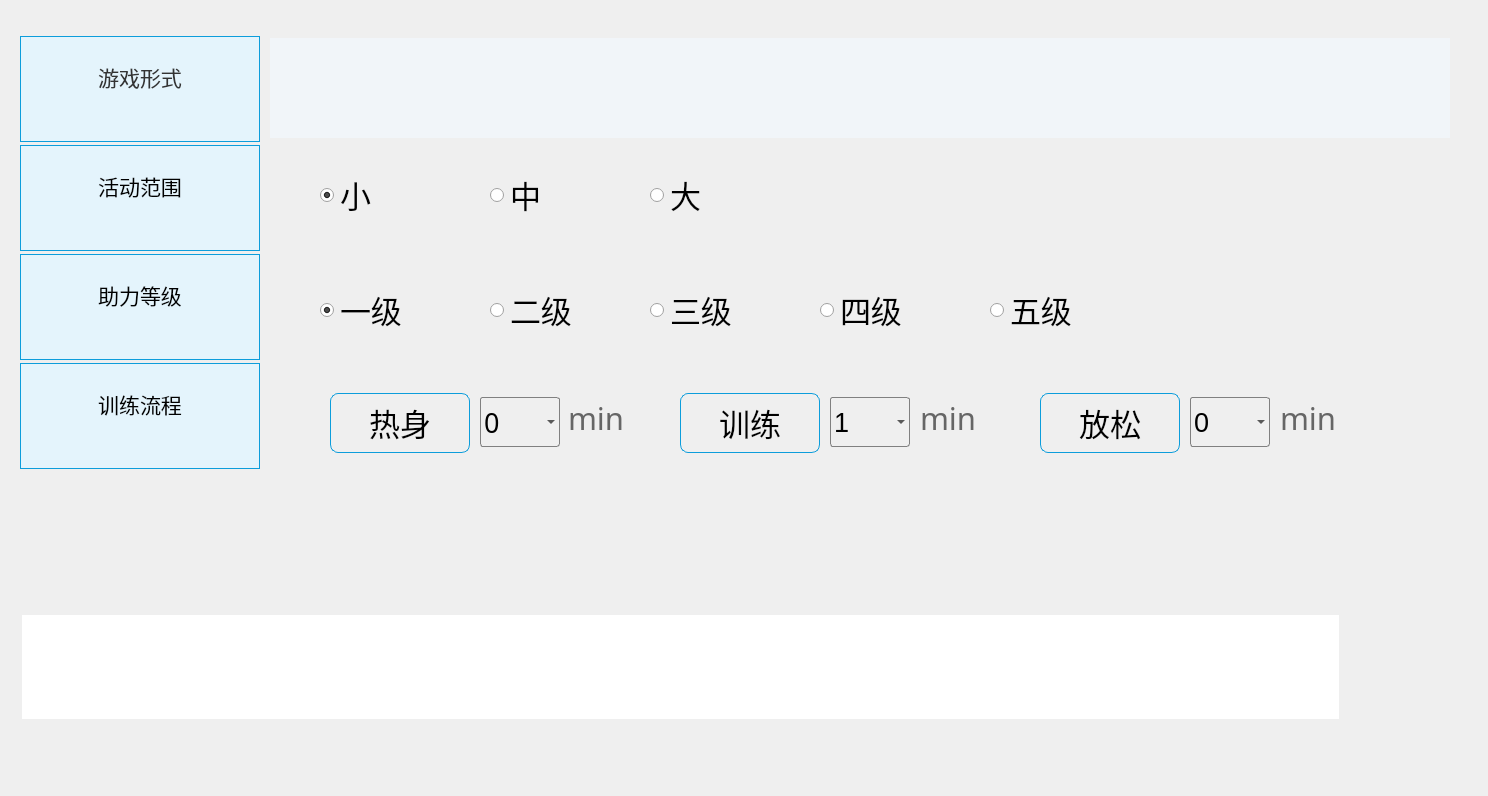
<?xml version="1.0" encoding="UTF-8"?>
<ui version="4.0">
 <class>CBoostTrain</class>
 <widget class="QWidget" name="CBoostTrain">
  <property name="geometry">
   <rect>
    <x>0</x>
    <y>0</y>
    <width>1488</width>
    <height>796</height>
   </rect>
  </property>
  <property name="windowTitle">
   <string>Form</string>
  </property>
  <widget class="QGroupBox" name="groupBox_7">
   <property name="geometry">
    <rect>
     <x>0</x>
     <y>0</y>
     <width>1512</width>
     <height>742</height>
    </rect>
   </property>
   <property name="styleSheet">
    <string notr="true">#groupBox_7{border:none;}</string>
   </property>
   <property name="title">
    <string/>
   </property>
   <widget class="QGroupBox" name="gameForm_GroupBox">
    <property name="geometry">
     <rect>
      <x>20</x>
      <y>36</y>
      <width>1481</width>
      <height>108</height>
     </rect>
    </property>
    <property name="styleSheet">
     <string notr="true">border:none;</string>
    </property>
    <property name="title">
     <string/>
    </property>
    <widget class="QLabel" name="label">
     <property name="geometry">
      <rect>
       <x>0</x>
       <y>0</y>
       <width>240</width>
       <height>106</height>
      </rect>
     </property>
     <property name="font">
      <font>
       <family>黑体</family>
       <pointsize>20</pointsize>
      </font>
     </property>
     <property name="styleSheet">
      <string notr="true">background: #E4F4FC;
border: 1px solid #0D9DDB;
color:#333333;</string>
     </property>
     <property name="text">
      <string>&lt;html&gt;&lt;head/&gt;&lt;body&gt;&lt;p&gt;&lt;img src=&quot;:/new/prefix1/release/source/image/game/gameForm.png&quot;/&gt;&lt;span style=&quot; font-size:24pt; vertical-align:super;&quot;&gt;游戏形式&lt;/span&gt;&lt;/p&gt;&lt;/body&gt;&lt;/html&gt;</string>
     </property>
     <property name="alignment">
      <set>Qt::AlignCenter</set>
     </property>
    </widget>
    <widget class="QListWidget" name="gameType_ListWidget">
     <property name="geometry">
      <rect>
       <x>250</x>
       <y>2</y>
       <width>1180</width>
       <height>100</height>
      </rect>
     </property>
     <property name="styleSheet">
      <string notr="true">background: #F1F5F9;</string>
     </property>
    </widget>
   </widget>
   <widget class="QGroupBox" name="scorp_GroupBox">
    <property name="geometry">
     <rect>
      <x>20</x>
      <y>145</y>
      <width>1481</width>
      <height>108</height>
     </rect>
    </property>
    <property name="styleSheet">
     <string notr="true">border:none;</string>
    </property>
    <property name="title">
     <string/>
    </property>
    <widget class="QLabel" name="label_3">
     <property name="geometry">
      <rect>
       <x>0</x>
       <y>0</y>
       <width>240</width>
       <height>106</height>
      </rect>
     </property>
     <property name="font">
      <font>
       <family>黑体</family>
       <pointsize>15</pointsize>
      </font>
     </property>
     <property name="styleSheet">
      <string notr="true">background: #E4F4FC;
border: 1px solid #0D9DDB;</string>
     </property>
     <property name="text">
      <string>&lt;html&gt;&lt;head/&gt;&lt;body&gt;&lt;p&gt;&lt;img src=&quot;:/new/prefix1/release/source/image/game/gameScorp.png&quot;/&gt;&lt;span style=&quot; font-size:24pt; vertical-align:super;&quot;&gt;活动范围&lt;/span&gt;&lt;/p&gt;&lt;/body&gt;&lt;/html&gt;</string>
     </property>
     <property name="alignment">
      <set>Qt::AlignCenter</set>
     </property>
    </widget>
    <widget class="QRadioButton" name="big_radioButton">
     <property name="geometry">
      <rect>
       <x>630</x>
       <y>30</y>
       <width>80</width>
       <height>40</height>
      </rect>
     </property>
     <property name="font">
      <font>
       <family>黑体</family>
       <pointsize>23</pointsize>
      </font>
     </property>
     <property name="styleSheet">
      <string notr="true">QRadioButton::indicator::unchecked {width: 32px;height: 18px;image:url(&quot;:/new/prefix1/release/source/image/track/radio.png&quot;);position:relative;left: 0px;right: 5px;top: 2px;bottom:4px;}
QRadioButton::indicator::checked {width: 32px;height: 18px;image:url(&quot;:/new/prefix1/release/source/image/track/radioChecked.png&quot;);position:relative;left: 0px;right: 5px;top: 2px;bottom:4px;}</string>
     </property>
     <property name="text">
      <string>大</string>
     </property>
    </widget>
    <widget class="QRadioButton" name="small_RadioButton">
     <property name="geometry">
      <rect>
       <x>300</x>
       <y>30</y>
       <width>80</width>
       <height>40</height>
      </rect>
     </property>
     <property name="font">
      <font>
       <family>黑体</family>
       <pointsize>23</pointsize>
      </font>
     </property>
     <property name="styleSheet">
      <string notr="true">QRadioButton::indicator::unchecked {width: 32px;height: 18px;image:url(&quot;:/new/prefix1/release/source/image/track/radio.png&quot;);position:relative;left: 0px;right: 5px;top: 2px;bottom:4px;}
QRadioButton::indicator::checked {width: 32px;height: 18px;image:url(&quot;:/new/prefix1/release/source/image/track/radioChecked.png&quot;);position:relative;left: 0px;right: 5px;top: 2px;bottom:4px;}</string>
     </property>
     <property name="text">
      <string>小</string>
     </property>
     <property name="checked">
      <bool>true</bool>
     </property>
    </widget>
    <widget class="QRadioButton" name="median_RadioButton">
     <property name="geometry">
      <rect>
       <x>470</x>
       <y>30</y>
       <width>80</width>
       <height>40</height>
      </rect>
     </property>
     <property name="font">
      <font>
       <family>黑体</family>
       <pointsize>23</pointsize>
      </font>
     </property>
     <property name="styleSheet">
      <string notr="true">QRadioButton::indicator::unchecked {width: 32px;height: 18px;image:url(&quot;:/new/prefix1/release/source/image/track/radio.png&quot;);position:relative;left: 0px;right: 5px;top: 2px;bottom:4px;}
QRadioButton::indicator::checked {width: 32px;height: 18px;image:url(&quot;:/new/prefix1/release/source/image/track/radioChecked.png&quot;);position:relative;left: 0px;right: 5px;top: 2px;bottom:4px;}</string>
     </property>
     <property name="text">
      <string>中</string>
     </property>
    </widget>
   </widget>
   <widget class="QGroupBox" name="trainSpeed_GroupBox">
    <property name="geometry">
     <rect>
      <x>20</x>
      <y>254</y>
      <width>1481</width>
      <height>108</height>
     </rect>
    </property>
    <property name="styleSheet">
     <string notr="true">border:none;</string>
    </property>
    <property name="title">
     <string/>
    </property>
    <widget class="QLabel" name="label_4">
     <property name="geometry">
      <rect>
       <x>0</x>
       <y>0</y>
       <width>240</width>
       <height>106</height>
      </rect>
     </property>
     <property name="font">
      <font>
       <family>黑体</family>
       <pointsize>15</pointsize>
      </font>
     </property>
     <property name="styleSheet">
      <string notr="true">background: #E4F4FC;
border: 1px solid #0D9DDB;</string>
     </property>
     <property name="text">
      <string>&lt;html&gt;&lt;head/&gt;&lt;body&gt;&lt;p&gt;&lt;img src=&quot;:/new/prefix1/release/source/image/game/boostLevel.png&quot;/&gt;&lt;span style=&quot; font-size:24pt; vertical-align:super;&quot;&gt;助力等级&lt;/span&gt;&lt;/p&gt;&lt;/body&gt;&lt;/html&gt;</string>
     </property>
     <property name="alignment">
      <set>Qt::AlignCenter</set>
     </property>
    </widget>
    <widget class="QRadioButton" name="level3_RadioButton">
     <property name="geometry">
      <rect>
       <x>630</x>
       <y>36</y>
       <width>111</width>
       <height>40</height>
      </rect>
     </property>
     <property name="font">
      <font>
       <family>黑体</family>
       <pointsize>23</pointsize>
      </font>
     </property>
     <property name="styleSheet">
      <string notr="true">QRadioButton::indicator::unchecked {width: 32px;height: 18px;image:url(&quot;:/new/prefix1/release/source/image/track/radio.png&quot;);position:relative;left: 0px;right: 5px;top: 2px;bottom:4px;}
QRadioButton::indicator::checked {width: 32px;height: 18px;image:url(&quot;:/new/prefix1/release/source/image/track/radioChecked.png&quot;);position:relative;left: 0px;right: 5px;top: 2px;bottom:4px;}</string>
     </property>
     <property name="text">
      <string>三级</string>
     </property>
    </widget>
    <widget class="QRadioButton" name="level1_RadioButton">
     <property name="geometry">
      <rect>
       <x>300</x>
       <y>36</y>
       <width>121</width>
       <height>40</height>
      </rect>
     </property>
     <property name="font">
      <font>
       <family>黑体</family>
       <pointsize>23</pointsize>
      </font>
     </property>
     <property name="styleSheet">
      <string notr="true">QRadioButton::indicator::unchecked {width: 32px;height: 18px;image:url(&quot;:/new/prefix1/release/source/image/track/radio.png&quot;);position:relative;left: 0px;right: 5px;top: 2px;bottom:4px;}
QRadioButton::indicator::checked {width: 32px;height: 18px;image:url(&quot;:/new/prefix1/release/source/image/track/radioChecked.png&quot;);position:relative;left: 0px;right: 5px;top: 2px;bottom:4px;}</string>
     </property>
     <property name="text">
      <string>一级</string>
     </property>
     <property name="checked">
      <bool>true</bool>
     </property>
    </widget>
    <widget class="QRadioButton" name="level2_RadioButton">
     <property name="geometry">
      <rect>
       <x>470</x>
       <y>36</y>
       <width>111</width>
       <height>40</height>
      </rect>
     </property>
     <property name="font">
      <font>
       <family>黑体</family>
       <pointsize>23</pointsize>
      </font>
     </property>
     <property name="styleSheet">
      <string notr="true">QRadioButton::indicator::unchecked {width: 32px;height: 18px;image:url(&quot;:/new/prefix1/release/source/image/track/radio.png&quot;);position:relative;left: 0px;right: 5px;top: 2px;bottom:4px;}
QRadioButton::indicator::checked {width: 32px;height: 18px;image:url(&quot;:/new/prefix1/release/source/image/track/radioChecked.png&quot;);position:relative;left: 0px;right: 5px;top: 2px;bottom:4px;}</string>
     </property>
     <property name="text">
      <string>二级</string>
     </property>
    </widget>
    <widget class="QRadioButton" name="level4_RadioButton">
     <property name="geometry">
      <rect>
       <x>800</x>
       <y>36</y>
       <width>111</width>
       <height>40</height>
      </rect>
     </property>
     <property name="font">
      <font>
       <family>黑体</family>
       <pointsize>23</pointsize>
      </font>
     </property>
     <property name="styleSheet">
      <string notr="true">QRadioButton::indicator::unchecked {width: 32px;height: 18px;image:url(&quot;:/new/prefix1/release/source/image/track/radio.png&quot;);position:relative;left: 0px;right: 5px;top: 2px;bottom:4px;}
QRadioButton::indicator::checked {width: 32px;height: 18px;image:url(&quot;:/new/prefix1/release/source/image/track/radioChecked.png&quot;);position:relative;left: 0px;right: 5px;top: 2px;bottom:4px;}</string>
     </property>
     <property name="text">
      <string>四级</string>
     </property>
    </widget>
    <widget class="QRadioButton" name="level5_RadioButton">
     <property name="geometry">
      <rect>
       <x>970</x>
       <y>36</y>
       <width>111</width>
       <height>40</height>
      </rect>
     </property>
     <property name="font">
      <font>
       <family>黑体</family>
       <pointsize>23</pointsize>
      </font>
     </property>
     <property name="styleSheet">
      <string notr="true">QRadioButton::indicator::unchecked {width: 32px;height: 18px;image:url(&quot;:/new/prefix1/release/source/image/track/radio.png&quot;);position:relative;left: 0px;right: 5px;top: 2px;bottom:4px;}
QRadioButton::indicator::checked {width: 32px;height: 18px;image:url(&quot;:/new/prefix1/release/source/image/track/radioChecked.png&quot;);position:relative;left: 0px;right: 5px;top: 2px;bottom:4px;}</string>
     </property>
     <property name="text">
      <string>五级</string>
     </property>
    </widget>
   </widget>
   <widget class="QGroupBox" name="process_GroupBox">
    <property name="geometry">
     <rect>
      <x>20</x>
      <y>363</y>
      <width>1481</width>
      <height>108</height>
     </rect>
    </property>
    <property name="styleSheet">
     <string notr="true">#process_GroupBox{border:none;}</string>
    </property>
    <property name="title">
     <string/>
    </property>
    <widget class="QLabel" name="label_6">
     <property name="geometry">
      <rect>
       <x>0</x>
       <y>0</y>
       <width>240</width>
       <height>106</height>
      </rect>
     </property>
     <property name="font">
      <font>
       <family>黑体</family>
       <pointsize>15</pointsize>
      </font>
     </property>
     <property name="styleSheet">
      <string notr="true">background: #E4F4FC;
border: 1px solid #0D9DDB;</string>
     </property>
     <property name="text">
      <string>&lt;html&gt;&lt;head/&gt;&lt;body&gt;&lt;p&gt;&lt;img src=&quot;:/new/prefix1/release/source/image/game/gameProcess.png&quot;/&gt;&lt;span style=&quot; font-size:24pt; vertical-align:super;&quot;&gt;训练流程&lt;/span&gt;&lt;/p&gt;&lt;/body&gt;&lt;/html&gt;</string>
     </property>
     <property name="alignment">
      <set>Qt::AlignCenter</set>
     </property>
    </widget>
    <widget class="QLabel" name="label_7">
     <property name="geometry">
      <rect>
       <x>310</x>
       <y>30</y>
       <width>140</width>
       <height>60</height>
      </rect>
     </property>
     <property name="font">
      <font>
       <family>黑体</family>
       <pointsize>23</pointsize>
      </font>
     </property>
     <property name="styleSheet">
      <string notr="true">border-radius: 8px;
border: 1px solid #0D9DDB;</string>
     </property>
     <property name="text">
      <string>热身</string>
     </property>
     <property name="alignment">
      <set>Qt::AlignCenter</set>
     </property>
    </widget>
    <widget class="QComboBox" name="warmUp_ComboBox">
     <property name="enabled">
      <bool>false</bool>
     </property>
     <property name="geometry">
      <rect>
       <x>460</x>
       <y>34</y>
       <width>80</width>
       <height>50</height>
      </rect>
     </property>
     <property name="font">
      <font>
       <family>Microsoft YaHei</family>
       <pointsize>20</pointsize>
       <weight>50</weight>
       <italic>false</italic>
       <bold>false</bold>
      </font>
     </property>
     <property name="layoutDirection">
      <enum>Qt::LeftToRight</enum>
     </property>
     <property name="styleSheet">
      <string notr="true">QComboBox {
    border: 1px solid gray;   /* 边框 */
    border-radius: 3px;   /* 圆角 */
    padding: 1px 18px 1px 3px;   /* 字体填衬 */
    color: #000;
    background: transparent;
}</string>
     </property>
     <item>
      <property name="text">
       <string>0</string>
      </property>
     </item>
     <item>
      <property name="text">
       <string>2</string>
      </property>
     </item>
     <item>
      <property name="text">
       <string>5</string>
      </property>
     </item>
     <item>
      <property name="text">
       <string>10</string>
      </property>
     </item>
    </widget>
    <widget class="QLabel" name="label_10">
     <property name="geometry">
      <rect>
       <x>660</x>
       <y>30</y>
       <width>140</width>
       <height>60</height>
      </rect>
     </property>
     <property name="font">
      <font>
       <family>黑体</family>
       <pointsize>23</pointsize>
      </font>
     </property>
     <property name="styleSheet">
      <string notr="true">border-radius: 8px;
border: 1px solid #0D9DDB;</string>
     </property>
     <property name="text">
      <string>训练</string>
     </property>
     <property name="alignment">
      <set>Qt::AlignCenter</set>
     </property>
    </widget>
    <widget class="QComboBox" name="train_ComboBox">
     <property name="geometry">
      <rect>
       <x>810</x>
       <y>34</y>
       <width>80</width>
       <height>50</height>
      </rect>
     </property>
     <property name="font">
      <font>
       <pointsize>20</pointsize>
      </font>
     </property>
     <property name="styleSheet">
      <string notr="true">QComboBox {
    border: 1px solid gray;   /* 边框 */
    border-radius: 3px;   /* 圆角 */
    padding: 1px 18px 1px 3px;   /* 字体填衬 */
    color: #000;
    background: transparent;
}</string>
     </property>
     <item>
      <property name="text">
       <string>1</string>
      </property>
     </item>
     <item>
      <property name="text">
       <string>5</string>
      </property>
     </item>
     <item>
      <property name="text">
       <string>10</string>
      </property>
     </item>
     <item>
      <property name="text">
       <string>15</string>
      </property>
     </item>
     <item>
      <property name="text">
       <string>20</string>
      </property>
     </item>
     <item>
      <property name="text">
       <string>30</string>
      </property>
     </item>
    </widget>
    <widget class="QLabel" name="label_12">
     <property name="geometry">
      <rect>
       <x>1020</x>
       <y>30</y>
       <width>140</width>
       <height>60</height>
      </rect>
     </property>
     <property name="font">
      <font>
       <family>黑体</family>
       <pointsize>23</pointsize>
      </font>
     </property>
     <property name="styleSheet">
      <string notr="true">border-radius: 8px;
border: 1px solid #0D9DDB;</string>
     </property>
     <property name="text">
      <string>放松</string>
     </property>
     <property name="alignment">
      <set>Qt::AlignCenter</set>
     </property>
    </widget>
    <widget class="QComboBox" name="relax_ComboBox">
     <property name="enabled">
      <bool>false</bool>
     </property>
     <property name="geometry">
      <rect>
       <x>1170</x>
       <y>34</y>
       <width>80</width>
       <height>50</height>
      </rect>
     </property>
     <property name="font">
      <font>
       <pointsize>20</pointsize>
      </font>
     </property>
     <property name="styleSheet">
      <string notr="true">QComboBox {
    border: 1px solid gray;   /* 边框 */
    border-radius: 3px;   /* 圆角 */
    padding: 1px 18px 1px 3px;   /* 字体填衬 */
    color: #000;
    background: transparent;
}</string>
     </property>
     <item>
      <property name="text">
       <string>0</string>
      </property>
     </item>
     <item>
      <property name="text">
       <string>3</string>
      </property>
     </item>
     <item>
      <property name="text">
       <string>5</string>
      </property>
     </item>
    </widget>
    <widget class="QLabel" name="label_8">
     <property name="geometry">
      <rect>
       <x>548</x>
       <y>40</y>
       <width>61</width>
       <height>30</height>
      </rect>
     </property>
     <property name="font">
      <font>
       <family>黑体</family>
       <pointsize>23</pointsize>
      </font>
     </property>
     <property name="styleSheet">
      <string notr="true">color: #666666;</string>
     </property>
     <property name="text">
      <string>min</string>
     </property>
    </widget>
    <widget class="QLabel" name="label_13">
     <property name="geometry">
      <rect>
       <x>900</x>
       <y>40</y>
       <width>61</width>
       <height>30</height>
      </rect>
     </property>
     <property name="font">
      <font>
       <family>黑体</family>
       <pointsize>23</pointsize>
      </font>
     </property>
     <property name="styleSheet">
      <string notr="true">color: #666666;</string>
     </property>
     <property name="text">
      <string>min</string>
     </property>
    </widget>
    <widget class="QLabel" name="label_9">
     <property name="geometry">
      <rect>
       <x>1260</x>
       <y>40</y>
       <width>61</width>
       <height>30</height>
      </rect>
     </property>
     <property name="font">
      <font>
       <family>黑体</family>
       <pointsize>23</pointsize>
      </font>
     </property>
     <property name="styleSheet">
      <string notr="true">color: #666666;</string>
     </property>
     <property name="text">
      <string>min</string>
     </property>
    </widget>
   </widget>
   <widget class="QGroupBox" name="gameLevel_GroupBox">
    <property name="geometry">
     <rect>
      <x>10</x>
      <y>600</y>
      <width>1341</width>
      <height>131</height>
     </rect>
    </property>
    <property name="styleSheet">
     <string notr="true">border:none;</string>
    </property>
    <property name="title">
     <string/>
    </property>
    <layout class="QGridLayout" name="gridLayout">
     <item row="0" column="0">
      <widget class="QListWidget" name="gameLevel_ListWidget"/>
     </item>
    </layout>
   </widget>
  </widget>
 </widget>
 <resources/>
 <connections/>
</ui>
